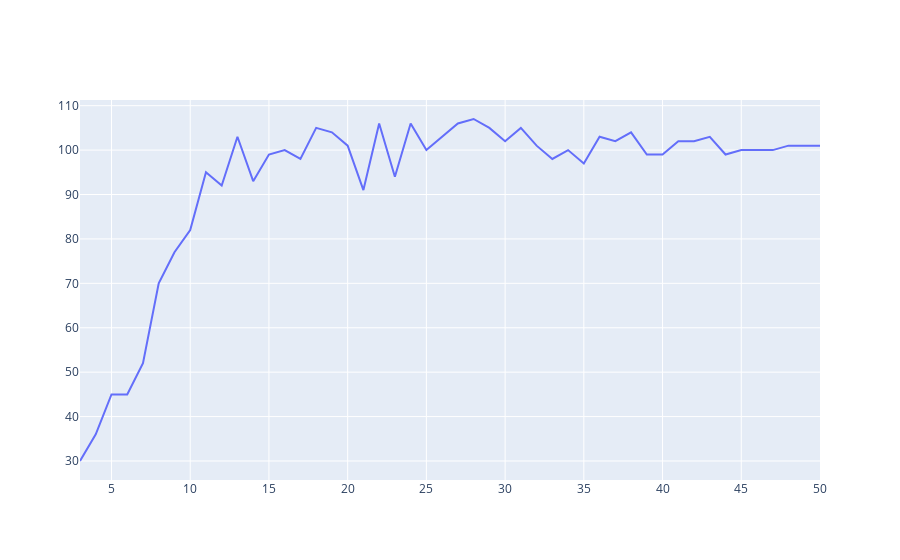

Write notebook code for a chart like this one.
### Code cell
synthetic.head()

synthetic3 = synthetic[(~synthetic["formula"].str.contains("s"))]
synthetic2 = synthetic3[~synthetic3["formula"].str.contains("r")]
synthetic1 = synthetic2[~synthetic2["formula"].str.contains("q")]

# graphDataQuality(synthetic3)
# graphDataQuality(synthetic2)
# graphDataQuality(synthetic1)

# graphColsMean(synthetic)
# graphColsMean(synthetic3)
# graphColsMean(synthetic2)
# graphColsMean(synthetic1)

syntheticTautPQR = synthetic[(~synthetic["formula"].str.contains("s")) &
    (synthetic["formula"].str.contains("r")) &
    (synthetic["formula"].str.contains("q")) &
    (synthetic["formula"].str.contains("p")) &
    (synthetic["formulaIsTautology"]==1)]

### Figure 1 — Plotly figure (JSON) as saved in the notebook; plotly's stock layout.template omitted (floating-point values rounded to 4 significant figures)
{"data": [{"name": "formulas count", "type": "scatter", "x": [3, 4, 5, 6, 7, 8, 9, 10, 11, 12, 13, 14, 15, 16, 17, 18, 19, 20, 21, 22, 23, 24, 25, 26, 27, 28, 29, 30, 31, 32, 33, 34, 35, 36, 37, 38, 39, 40, 41, 42, 43, 44, 45, 46, 47, 48, 49, 50], "y": [30, 36, 45, 45, 52, 70, 77, 82, 95, 92, 103, 93, 99, 100, 98, 105, 104, 101, 91, 106, 94, 106, 100, 103, 106, 107, 105, 102, 105, 101, 98, 100, 97, 103, 102, 104, 99, 99, 102, 102, 103, 99, 100, 100, 100, 101, 101, 101]}], "layout": {}}
